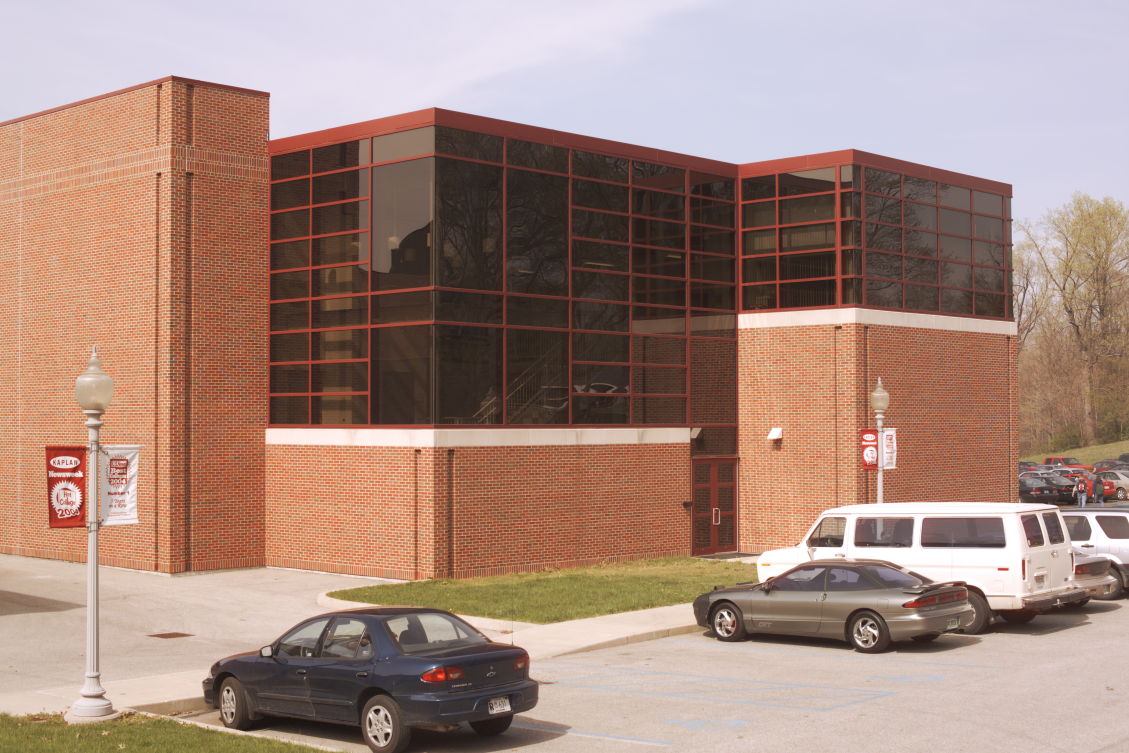
%> input picture ProblemSet5/myers2.ppm, 1129 x 753 px
$ octave finding_more_points.m   (GNU Octave 9; MATLAB toolbox functions it lacks are replaced by stand-ins)
%> lines starting %> are read from the running program, lines starting %| are printed output that depends on the picture
### ProblemSet5/showPoints.m
% showPoints - displays corresponding points ip1 and ip2 overlaid on
% images i1 and i2.
%
% Usage:  showPoints(i1, i2, ip1, ip2)
%
% Arguments:
%            i1 - Image 1
%            i2 - Image 2
%            ip1 - Array of points in perspective image 1
%            which correspond to points in perspective image 2.
%			[x1 x2 ... xn
%                        y1 y2 ... yn]
%            ip2 - Array of points in perspective image 2
%            which correspond to points in perspective image 1.
%			[x1 x2 ... xn
%                        y1 y2 ... yn]
%

function showPoints(i1, i2, ip1, ip2);

% make sure the inputs are reasonable
[ip1rows, ip1npts] = size(ip1);
[ip2rows, ip2npts] = size(ip2);

if ip1rows ~= 2 || ip2rows ~= 2 || ip1npts ~= ip2npts
  error('data points must be in the form of an 2xn array');
end

figure(1);
clf;
imshow(i1);
hold on;
zoom off;

h = plot(ip1(1,:), ip1(2,:), 'ro');
set(h, 'MarkerSize', 5);
set(h, 'Color', [0 1 1]);
H = text(ip1(1,:)+4, ip1(2,:)+4, int2str([1:size(ip1, 2)]'));
set(H, 'Color', [0 1 1]);
set(H, 'FontSize', 10);

figure(2);
clf;
imshow(i2);
hold on;
zoom off;

h = plot(ip2(1,:), ip2(2,:), 'ro');
set(h, 'MarkerSize', 5);
set(h, 'Color', [0 1 1]);
H = text(ip2(1,:)+4, ip2(2,:)+4, int2str([1:size(ip2, 2)]'));
set(H, 'Color', [0 1 1]);
set(H, 'FontSize', 10);

### ProblemSet5/finding_more_points.m

% this is a record of how I recovered the extra 3D points for the model
% it's not really meant to be run
load('structure.mat')
image1 = imread('myers2.ppm');
%> image1 is the input picture: size 753x1129x3 uint8; mean R, G, B 165.9, 137.2, 125.7
image2 = imread('myers3.ppm');
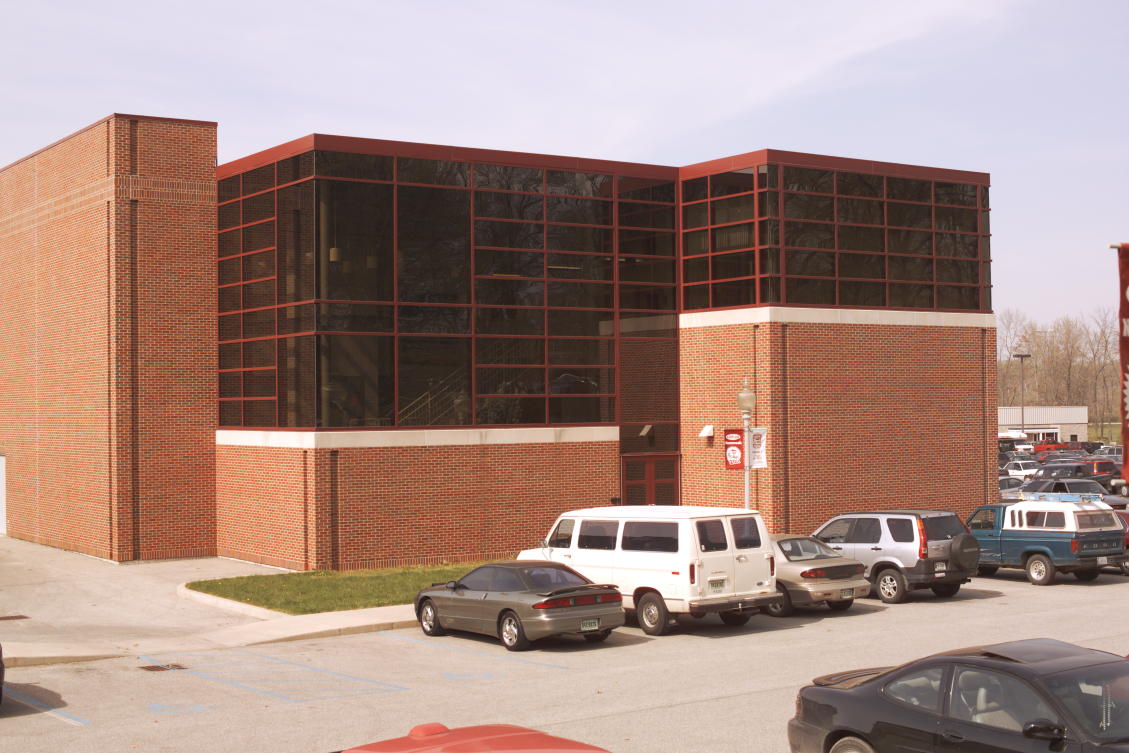
%> input picture ProblemSet5/myers3.ppm, 1129 x 753 px
%> image2 is the input picture: size 753x1129x3 uint8; mean R, G, B 166.3, 139.1, 130.2
load('correspondences.mat');

moreX = [];
impoints1 = input_points';
impoints2 = base_points';

% following points form the plane that that the corner by the door behind
% the van in image 2 is on
% this point:
% figure(1)
% [x, y] = ginput(1)
%
%x =
%
%  738.7904
%
%
%y =
%
%  552.1099

[~, ~, v] = svd([ X(:,29)'; X(:,24)'; X(:,36)'; X(:,37)']);
ground = v(:,4);
[~, ~, v] = svd([ X(:,10)'; X(:,30)'; X(:,35)'; X(:,33)'; X(:,31)']);
wallwithlight = v(:,4);
[~, ~, v] = svd([ X(:,34)'; X(:,30)'; X(:,25)'; X(:,35)']);
door = v(:,4);

[~, ~, v] = svd([ground'; wallwithlight'; door']);
newpoint1 = v(:,4) / v(4,4);
moreX = [ moreX, newpoint1 ];
im1point = P1*newpoint1;
im2point = P2*newpoint1;
impoints1 = [impoints1, im1point(1:2)/im1point(3)];
impoints2 = [impoints2, im2point(1:2)/im2point(3)];


% the point that is in the outward corner directly out from the previous
% point

% add the new pnt to our calc (though I'm not sure this matters, as it
% should just be on that exact plane already)
[~, ~, v] = svd([ X(:,29)'; X(:,24)'; X(:,36)'; X(:,37)'; newpoint1']);
ground = v(:,4);
[~, ~, v] = svd([ X(:,10)'; X(:,30)'; X(:,35)'; X(:,33)'; X(:,31)'; newpoint1']);
wallwithlight = v(:,4);
[~, ~, v] = svd([ X(:,31)'; X(:,8)'; X(:,5)'; X(:,6)'; X(:,7)'; X(:,32)']);
closewall = v(:,4);

[~, ~, v] = svd([ground'; wallwithlight'; closewall']);
newpoint2 = v(:,4) / v(4,4);
moreX = [ moreX, newpoint2 ];
im1point = P1*newpoint2;
im2point = P2*newpoint2;
impoints1 = [impoints1, im1point(1:2)/im1point(3)];
impoints2 = [impoints2, im2point(1:2)/im2point(3)];


% the point that is in the far right corner behind the blue pickup truck

[~, ~, v] = svd([ X(:,29)'; X(:,24)'; X(:,36)'; X(:,37)'; newpoint1']);
ground = v(:,4);
[~, ~, v] = svd([ X(:,31)'; X(:,8)'; X(:,5)'; X(:,6)'; X(:,7)'; X(:,32)'; newpoint2']);
closewall = v(:,4);

% IM A GENIOUS FOR FIGURING OUT I CAN MAKE A PLANE W/ THE CAMERA PINHOLE!
[~, ~, v] = svd([ X(:,6)'; X(:,7)'; X(:,32)'; zeros(1,4) ]);
hacks = v(:,4);

[~, ~, v] = svd([ground'; closewall'; hacks']);
newpoint3 = v(:,4) / v(4,4);
moreX = [ moreX, newpoint3 ];
im1point = P1*newpoint3;
im2point = P2*newpoint3;
impoints1 = [impoints1, im1point(1:2)/im1point(3)];
impoints2 = [impoints2, im2point(1:2)/im2point(3)];


% calculate and display new points with the old ones on the images
figure(1)
showPoints(image1, image2, impoints1, impoints2);
%> in showPoints, `set(H, 'FontSize', 10);`:
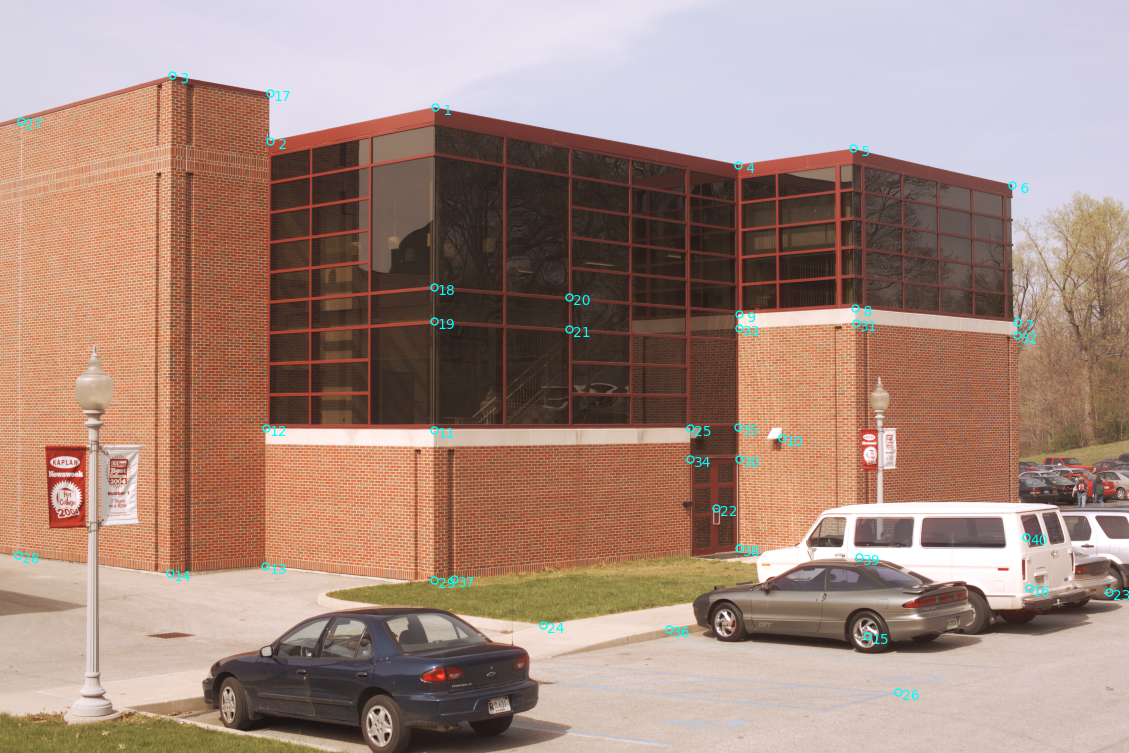
%> figure redrawn from the program's plot data
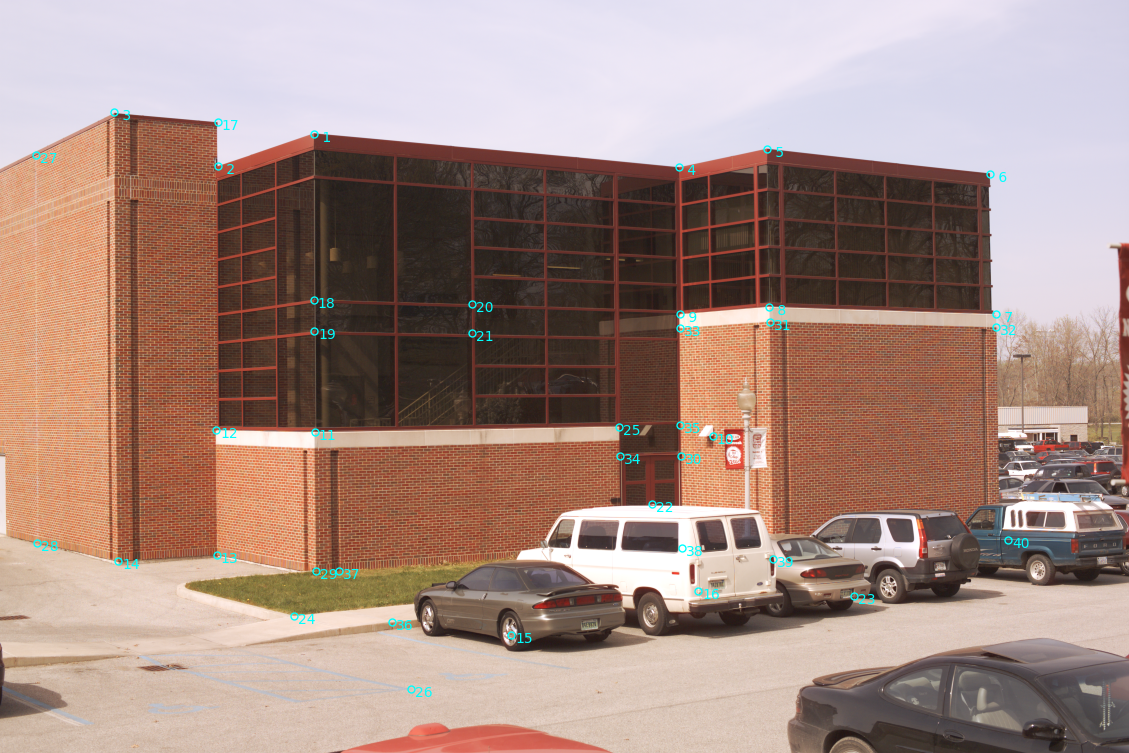
%> figure redrawn from the program's plot data
save('points_picked_by_hand.mat', 'moreX', 'impoints1', 'impoints2')
